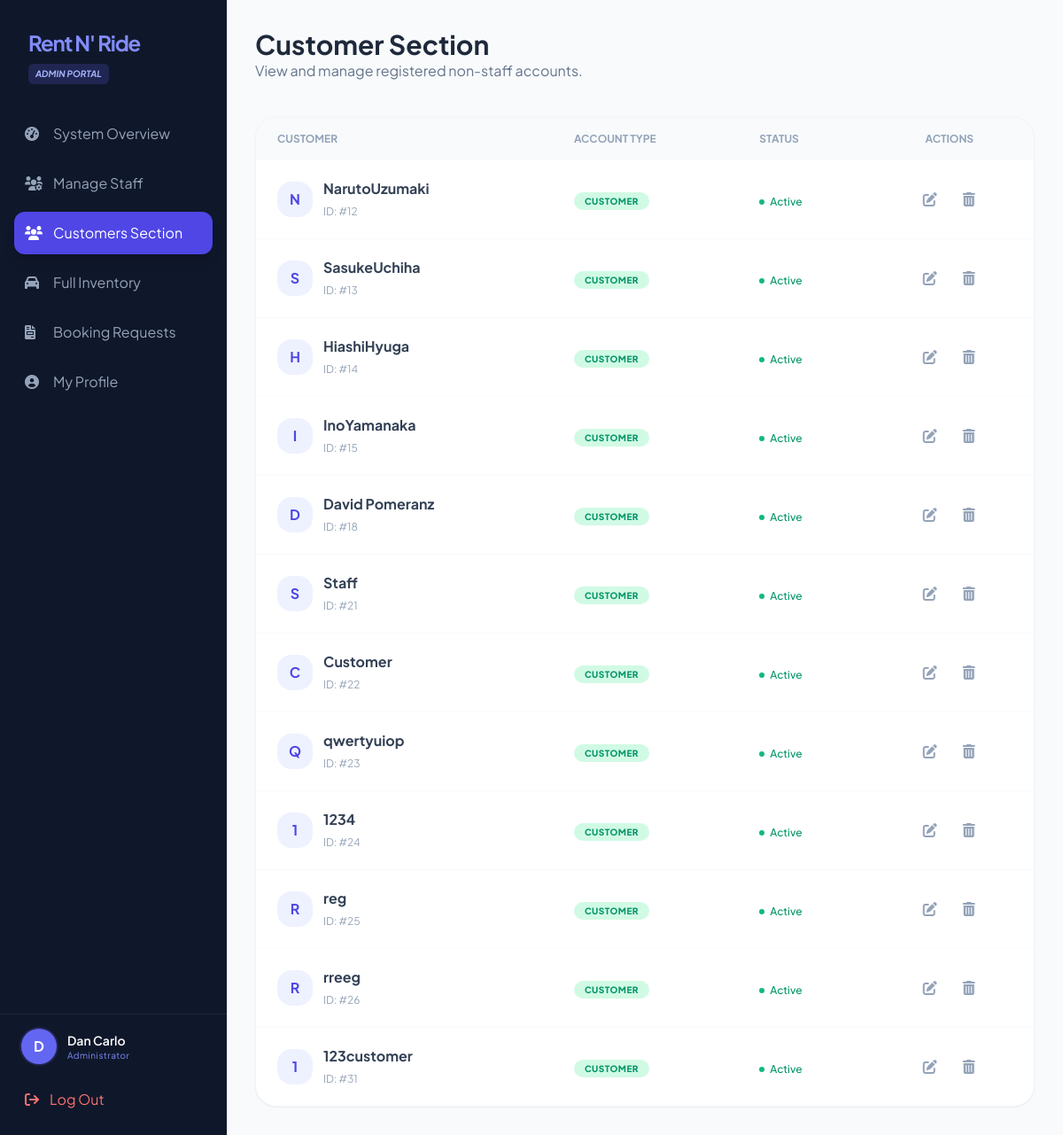
Screenshot of /customer.php (signed in) with the database file from the repository.
### tables this page shows
CREATE TABLE `tbl_users` (
  `id` int(11) NOT NULL,
  `username` varchar(100) NOT NULL,
  `password` varchar(255) NOT NULL,
  `role` varchar(20) DEFAULT 'Customer',
  `display_name` varchar(100) DEFAULT NULL,
  `first_name` varchar(100) DEFAULT NULL,
  `middle_name` varchar(100) DEFAULT NULL,
  `last_name` varchar(100) DEFAULT NULL,
  `birthday` varchar(30) DEFAULT NULL,
  `email` varchar(100) NOT NULL,
  `contact_number` varchar(20) DEFAULT NULL,
  `address` varchar(150) DEFAULT NULL,
  `gender` varchar(20) DEFAULT NULL,
  `profile_image` varchar(255) DEFAULT NULL
);

### customer.php (the view, shortened to what this page needs)
<?php
require_once 'config.php';
try {
    $query = "SELECT id, username, role FROM tbl_users WHERE role NOT IN ('ADMIN', 'Admin', 'STAFF', 'Staff')";
    $stmt = $pdo->query($query);
    $customers = $stmt->fetchAll(PDO::FETCH_ASSOC);
} catch (PDOException $e) {
    die("Database Error: " . $e->getMessage());
}
?>
<!DOCTYPE html>
<html lang="en">
<head>
    <script src="https://cdn.tailwindcss.com"></script>
    <link rel="stylesheet" href="https://cdnjs.cloudflare.com/ajax/libs/font-awesome/6.0.0/css/all.min.css">
</head>
<body class="bg-slate-50" x-data="{ showLogoutModal: false, showEditModal: false, editData: { id: '', username: '' } }">
    <div class="flex min-h-screen">
        <aside class="w-64 glass-sidebar text-white flex flex-col fixed h-full z-40">
            <div class="p-8">
                <h1 class="text-2xl font-bold tracking-tighter text-indigo-400">Rent N' Ride</h1>
                <span class="text-[10px] bg-indigo-500/20 text-indigo-300 px-2 py-1 rounded-md uppercase font-bold mt-2 inline-block italic">Admin Portal</span>
            </div>
            <nav class="flex-1 px-4 space-y-2">
                <a href="index.php" class="flex items-center space-x-3 p-3 text-slate-400 hover:bg-slate-800 rounded-xl transition">
                    <i class="fa-solid fa-gauge-high w-5"></i> <span>System Overview</span>
                </a>
                <a href="manage_staff.php" class="flex items-center space-x-3 p-3 text-slate-400 hover:bg-slate-800 rounded-xl transition">
                    <i class="fa-solid fa-users-gear w-5"></i> <span>Manage Staff</span>
                </a>
                <a href="customers.php" class="flex items-center space-x-3 p-3 bg-indigo-600 rounded-xl text-white shadow-lg">
                    <i class="fa-solid fa-users w-5"></i> <span>Customers Section</span>
                </a>
                <a href="car_manage.php" class="flex items-center space-x-3 p-3 text-slate-400 hover:bg-slate-800 rounded-xl transition">
                    <i class="fa-solid fa-car w-5"></i> <span>Full Inventory</span>
                </a>
                <a href="manage_rentals.php" class="flex items-center space-x-3 p-3 <?= ($current_page == 'manage_rentals.php') ? 'bg-indigo-600 text-white' : 'text-slate-400 hover:bg-slate-800' ?> rounded-xl transition">
                    <i class="fa-solid fa-file-invoice w-5"></i>
                    <span>Booking Requests</span>
                </a>
                <a href="admin_profile.php" class="flex items-center space-x-3 p-3 text-slate-400 hover:bg-slate-800 rounded-xl transition">
                    <i class="fa-solid fa-circle-user w-5"></i> <span>My Profile</span>
                </a>
            </nav>
            <div class="p-4 border-t border-slate-800">
                <div class="flex items-center space-x-3 mb-4 px-2">
                    <div class="w-10 h-10 bg-indigo-500 rounded-full flex items-center justify-center font-bold text-white ring-2 ring-indigo-500/20">
                        <?php echo strtoupper(substr($_SESSION['username'], 0, 1)); ?>
                    </div>
                    <div>
                        <p class="text-sm font-semibold truncate w-32"><?php echo htmlspecialchars($_SESSION['username']); ?></p>
                        <p class="text-[10px] text-indigo-400 font tracking-wider">Administrator</p>
                    </div>
                </div>
                <button @click.prevent="showLogoutModal = true" class="flex items-center space-x-3 p-3 text-red-400 hover:bg-red-500/10 rounded-xl transition w-full text-left">
                    <i class="fa-solid fa-arrow-right-from-bracket"></i> <span>Log Out</span>
                </button>
            </div>
        </aside>
        <main class="ml-64 flex-1 p-8">
            <header class="mb-10">
                <h2 class="text-3xl font-bold text-slate-800">Customer Section</h2>
                <p class="text-slate-500">View and manage registered non-staff accounts.</p>
            </header>
            <div class="bg-white rounded-3xl border border-slate-100 shadow-sm overflow-hidden">
                <table class="w-full text-left">
                    <thead class="bg-slate-50 text-slate-400 text-xs uppercase font-bold">
                        <tr>
                            <th class="px-6 py-4">Customer</th>
                            <th class="px-6 py-4">Account Type</th>
                            <th class="px-6 py-4">Status</th>
                            <th class="px-6 py-4 text-center">Actions</th>
                        </tr>
                    </thead>
                    <tbody class="divide-y divide-slate-50">
                        <?php if (empty($customers)): ?>
                            <tr>
                                <td colspan="4" class="px-6 py-10 text-center text-slate-400">No customers found in the database.</td>
                            </tr>
                        <?php else: ?>
                            <?php foreach ($customers as $customer): ?>
                            <tr class="hover:bg-slate-50/50 transition-colors group">
                                <td class="px-6 py-5">
                                    <div class="flex items-center gap-3">
                                        <div class="w-10 h-10 rounded-2xl bg-indigo-50 flex items-center justify-center text-indigo-600 font-bold">
                                            <?= strtoupper(substr($customer['username'], 0, 1)) ?>
                                        </div>
                                        <div>
                                            <span class="block font-bold text-slate-700"><?= htmlspecialchars($customer['username']) ?></span>
                                            <span class="text-xs text-slate-400">ID: #<?= $customer['id'] ?></span>
                                        </div>
                                    </div>
                                </td>
                                <td class="px-6 py-5">
                                    <span class="px-3 py-1 rounded-full text-[10px] font-black uppercase tracking-wider bg-emerald-100 text-emerald-600">
                                        <?= htmlspecialchars($customer['role']) ?>
                                    </span>
                                </td>
                                <td class="px-6 py-5">
                                    <span class="inline-flex items-center gap-1.5 text-xs font-medium text-emerald-600">
                                        <span class="w-1.5 h-1.5 rounded-full bg-emerald-500"></span> Active
                                    </span>
                                </td>
                                <td class="px-6 py-5">
                                    <div class="flex justify-center items-center gap-2">
                                        <button @click="showEditModal = true; editData = { id: '<?= $customer['id'] ?>', username: '<?= addslashes($customer['username']) ?>' }"
                                                class="p-2 w-9 h-9 flex items-center justify-center rounded-xl text-slate-400 hover:bg-indigo-50 hover:text-indigo-600 transition-all">
                                            <i class="fa-solid fa-pen-to-square"></i>
                                        </button>
                                        <a href="process_customers.php?delete=<?= $customer['id']; ?>"
                                           onclick="return confirm('Permanently remove this customer?')"
                                           class="p-2 w-9 h-9 flex items-center justify-center rounded-xl text-slate-400 hover:bg-red-50 hover:text-red-500 transition-all">
                                            <i class="fa-solid fa-trash-can"></i>
                                        </a>
                                    </div>
                                </td>
                            </tr>
                            <?php endforeach; ?>
                        <?php endif; ?>
                    </tbody>
                </table>
            </div>
        </main>
    </div>
</body>
</html>

### customer.php (style rules this page uses)
body { font-family: 'Plus Jakarta Sans', sans-serif; }
.glass-sidebar { background: #0f172a; min-width: 256px; }

### rows the page displays
tbl_users: username "N", username "NarutoUzumaki", id "12", role "CUSTOMER"
tbl_users: username "S", username "SasukeUchiha", id "13", role "CUSTOMER"
tbl_users: username "H", username "HiashiHyuga", id "14", role "CUSTOMER"
tbl_users: username "I", username "InoYamanaka", id "15", role "CUSTOMER"
tbl_users: username "D", username "David Pomeranz", id "18", role "CUSTOMER"
tbl_users: username "S", username "Staff", id "21", role "CUSTOMER"
tbl_users: username "C", username "Customer", id "22", role "CUSTOMER"
tbl_users: username "Q", username "qwertyuiop", id "23", role "CUSTOMER"
tbl_users: username "1", username "1234", id "24", role "CUSTOMER"
tbl_users: username "R", username "reg", id "25", role "CUSTOMER"
tbl_users: username "R", username "rreeg", id "26", role "CUSTOMER"
tbl_users: username "1", username "123customer", id "31", role "CUSTOMER"

### other values shown
substr($_SESSION['username'], 0, 1) "D"
$_SESSION['username'] "Dan Carlo"
